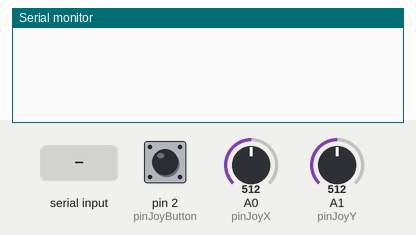
A sketch run on a simulated Arduino Mega 2560, built with avr-gcc and run on an emulated ATmega2560. Parts: the last lines printed to the serial monitor. Inputs (shaded band) come from the test bench; at power-on: pin 2 (pinJoyButton) HIGH, A0 (pinJoyX) = 512, A1 (pinJoyY) = 512.

Above: at 1.2 s.
1.3 s: "90,45\n" received over the second serial link
At 2.5 s:
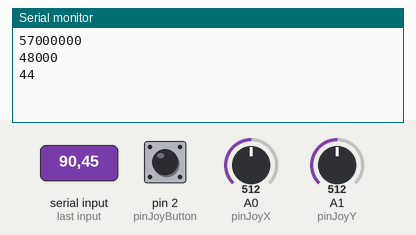
2.9 s: "30,150\n" received over the second serial link
At 4.1 s:
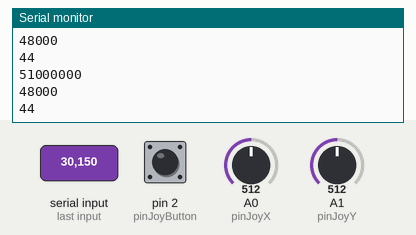
Timing chart, 0 to 5.9 s (numbered marks = the images above; inputs shaded):
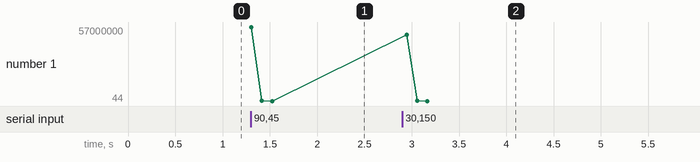

The sketch:

Arduino_Controler.ino
```cpp
//Constantes joystick
const int pinJoyX = A0; //pin eje x
const int pinJoyY = A1; //pin eje y
const int pinJoyButton = 2; //pin boton
//Valores del joystick
int Xvalue = 0;
int Yvalue = 0;
bool buttonValue = false;
//contador de la lifeline de la comunicacion
long con_lifeline;

//---RX---
//Constante de maxima de bytes leidos, 3 de datos y uno de salto de linea, el numero maximo a representar es 020_000_000
const int MAX_BYTES = 4;
//Esta varaible cambia a 1 cuanado hemos leido todo los bytes de datos utiles, en este caso 3 bytes
bool endMsg = 0;
//Este es el contador de bytes, se ocupa de activar la variable anterior
int byteCont = 0; //si definimos el contador como global las lecturas son mejores
//Aqui se alamacena los bytes de vuelta de la fpga
int rxBytes[3] = {0,0,0};

//---SETUP---
void setup() {
  //Pin del boton como pullup
  pinMode(pinJoyButton , INPUT_PULLUP);
  //Serial para hacer debug
  Serial.begin(9600);
  //Serial para recibir
  Serial1.begin(9600);
  //Serial para enviar
  Serial2.begin(9600);
}

//---LOOP---
void loop() {

  //Lectura de entradas analogicas
  Xvalue = analogRead(pinJoyX);
  delay(100); //es necesaria una pequeña pausa entre lecturas analógicas
  Yvalue = analogRead(pinJoyY);
  //Lectura de entradas digitales
  buttonValue = digitalRead(pinJoyButton);

  //Leemos el puerto rx
  read_rx(rxBytes);
  if(rxBytes[0] > 0 || rxBytes[1] > 0 || rxBytes[2] > 0){
    //Se recibe el valor de lifeline de la comunicacion
    con_lifeline = bytes_to_int(rxBytes);
    Serial.println(con_lifeline);
  }

  //Se deve resetear el array con los bytes leidos cada bucle ya que si no se genera muchos datos invalidos, mejor que sean siempre 0
  rxBytes[0] = 0;
  rxBytes[1] = 0;
  rxBytes[2] = 0;

  //Enviamos por el puerto tx
  Serial2.write(Xvalue);
  delay(3);
  Serial2.write(Yvalue);
  delay(3);
  Serial2.write(buttonValue);
  delay(3);
  Serial2.write(0b00001010);

}

//---FUNCIONES---

//Funcion para leer del rx del serial1
void read_rx(int store_bytes[3]){
  if (Serial1.available()) {
    //Leemos el byte
    char inByte = Serial1.read();
    //Si es un cambio de linea se ha acabado el mensaje
    if (inByte == '\n') {
      //Reseteamos la varaible de fin de mensaje
      endMsg = 0;
      //Rseteamos la variable de contador de bytes
      byteCont = 0;
      //Serial.write(inByte);
    }else{
      //Si no se ha acabado el mensaje
      if (endMsg == 0) {
        //Cambiamos el codigo ASCII char del mensaje a decimal
        int inDecimal = int(inByte);
        //Lo almacenamos el su correspondiente espacio
        store_bytes[byteCont] = inDecimal;
        //Vamos comprobando que se hayan leido los 3 bytes
        if (byteCont == MAX_BYTES-1) {
          endMsg = 1;
        }
        //Sumamos un byte leido al contado
        byteCont = byteCont + 1;
        //Serial.print(inDecimal);
      }
    }
  }
}

//Funcion para pasar de byte a long
long bytes_to_int(int bytes[3]){
  //El cambio se haca atraves de un string
  String number = String("");
  //Recorremos todos los bytes
  for (int i = 0; i <= sizeof(bytes); i++){
    //Convertimos el byte actual a string
    String byte = String(bytes[i]);
    //En funcion de su longitud necesitara que añadamos "00" si es "1" -> "001" y "0" si es "11" -> "011"
    if (byte.length() == 1){
      number = number + "00" + byte;
    }else if(byte.length() == 2){
      number = number + "0" + byte;
    }else{
      number = number + byte;
    }
  }
  //Serial.println(number); //020000000
  return number.toInt(); //aunque ponga to int, si el valor a devolver es long, devuelve un long
}
```

Measured:
- after the input at 1.3 s, the serial monitor: prints a new line at once (image 1)
- after the input at 2.9 s, the serial monitor: prints a new line after 0.05 s (image 2)
